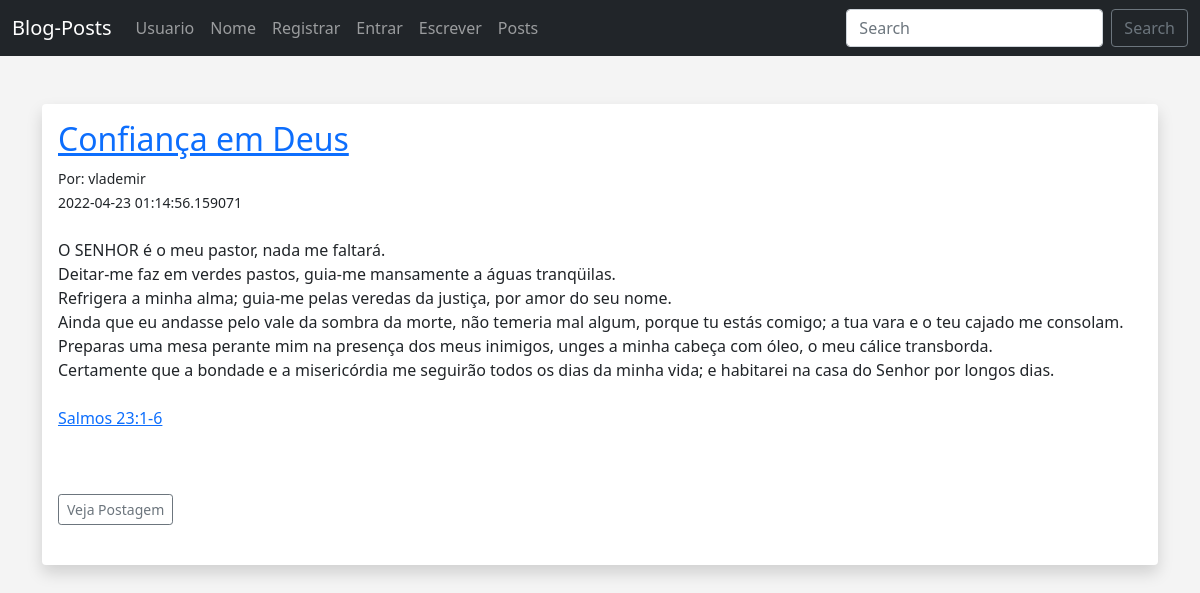
The page /posts on the database its author committed.
### app.py (models this page shows, shortened)
class Posts(db.Model):
    id = db.Column(db.Integer, primary_key=True)
    title = db.Column(db.String(255))
    content = db.Column(db.Text)
    date_posted = db.Column(db.DateTime, default=datetime.utcnow)
    slug = db.Column(db.String(255))
    poster_id = db.Column(db.Integer, db.ForeignKey('users.id'))

class Users(db.Model, UserMixin):
    id = db.Column(db.Integer, primary_key=True)
    username = db.Column(db.String(20), nullable=False, unique=True)
    name = db.Column(db.String(200), nullable=False)
    email = db.Column(db.String(120), nullable=False, unique=True)
    favorite_color = db.Column(db.String(120))
    about_author = db.Column(db.Text(), nullable=True)
    date_added = db.Column(db.DateTime, default=datetime.utcnow)
    profile_pic = db.Column(db.String(), nullable=True)
    password_hash = db.Column(db.String(128))
    posts = db.relationship('Posts', backref='poster')
    @property
    def password(self):
        raise AttributeError('password is not a readable attribute!')

### app.py (the view)
@app.route('/posts')
def posts():
    posts = Posts.query.order_by(Posts.date_posted)
    return render_template("posts.html", posts=posts)

### webforms.py
class SearchForm(FlaskForm):
    searched = StringField("Perquisar", validators=[DataRequired()])
    submit = SubmitField("Enviar")

### app.py (called while the page is built)
@app.context_processor
def base():
    form = SearchForm()
    return dict(form=form)

### templates/posts.html (shortened to what this page needs)
{% extends 'base.html' %} {% block content %}
<br />
{% for post in posts %}
<div class="shadow p-3 mb-5 bg-body rounded">
  <h2><a href="{{ url_for('post', id=post.id)}}">{{ post.title }}</a></h2>
  <small
    >Por: {{ post.poster.name }}<br />
    {{ post.date_posted }}</small
  >
  <br /><br />
  {{ post.content|safe }}
  <br /><br />
  <a
    href="{{ url_for('post', id=post.id)}}"
    class="btn btn-outline-secondary btn-sm"
    >Veja Postagem</a
  >
  <br /><br />
</div>
<br />
{% endfor %} {% endblock %}

### static/css/style.css (style rules this page uses)
body { background: #f4f4f4; }

### rows shown on the page
Posts: title "Confiança em Deus", poster.name "vlademir", date_posted "2022-04-23 01:14:56.159071", content "O SENHOR é o meu pastor, nada me faltará. Deitar-me faz em verdes pastos, guia-me mansamente a águas tranqüilas. Refrigera a minha alma; guia-me pelas veredas da justiça, por amor do seu nome. Ainda que eu andasse pelo vale da sombra da morte, não temeria mal algum, porque tu estás comigo; a tua vara e o teu cajado me consolam. Preparas uma mesa perante mim na presença dos meus inimigos, unges a minha cabeça com óleo, o meu cálice transborda. Certamente que a bondade e a misericórdia me seguirão todos os dias da minha vida; e habitarei na casa do Senhor por longos dias. Salmos 23:1-6"
